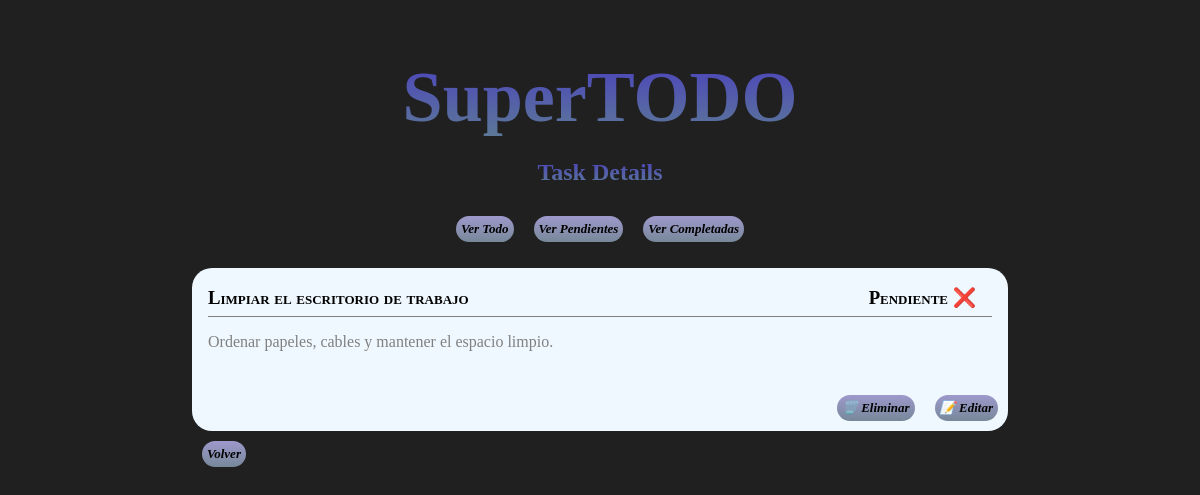
Screenshot of /tasks/limpiar-escritorio-de-trabajo/ with the database file from the repository.
### tasks/models.py (models this page shows, shortened)
class Task(models.Model):
    name = models.CharField(max_length=70)
    description = models.TextField(max_length=256, blank=True)
    slug = models.SlugField(unique=True)
    completed = models.BooleanField(default=False)
    created_at = models.DateTimeField()
    updated_at = models.DateTimeField()

### tasks/views.py (the view)
# urls.py: path('<slug:task_slug>/', views.task_detail, name='task-detail'),
def task_detail(request, task_slug: str):
    try:
        task = Task.objects.get(slug=task_slug)
    except Task.DoesNotExist:
        return render(request, 'tasks/task/tasknotexists.html', {'task_slug': task_slug})
    return render(
        request, 'tasks/task/taskdetails.html', {'task': task, 'subtitle': 'Task Details'}
    )

### tasks/templates/tasks/task/taskdetails.html
{% extends "base.html" %}
{% load static %}
  {% block content %}
    <div class="box">
      <div class="top-border">
        <div class="titleContainer">
          <h3 class="title">{{ task.name }}</h3>
          <h3 class="sign"> {% if task.completed %} Completada ✅ {% else %} Pendiente ❌ {% endif %} </a></h3>
        </div>
        <p class="content"> {{task.description}}</p>
      </div>
      <br>
      <div class="buttons">
        <span class="pill">
          <p><a href="{% url 'tasks:task-edit' task.slug %}">📝 Editar</a></p>
        </span>
        <span class="pill">
          <p><a href="{% url 'tasks:task-delete' task.slug %}"> 🗑️ Eliminar</a></p>
        </span>
      </div>
    </div>
    <div class="back-btn">
      <span class="pill">
        <p><a href="{% url 'tasks:task-list' %}"> Volver </a></p>
      </span>
    </div>
  {% endblock %}

### shared/static/css/base.css (style rules this page uses)
body { background-color: rgb(32, 32, 32); color: white; font-family: Georgia, "Times New Roman", Times, serif; display: flex; flex-direction: column; align-items: center; justify-content: center; text-align: center; }
.box { background-color: aliceblue; width: 50rem; height: fit-content; border-radius: 20px; color: black; text-align: justify; padding-left: 1rem; margin-top: 1rem; }
.buttons { display: flex; flex-direction: row-reverse; align-items: end; justify-items: end; }
.pill p { background: linear-gradient(#9e99cc, lightslategray); border-radius: 20px; width: fit-content; font-size: small; font-style: italic; font-weight: bold; padding: 5px; margin: 10px; }
.titleContainer { font-variant: small-caps; width: 49rem; height: 3rem; border-bottom: 1px solid gray; display: inline-flex; justify-content: space-between; }
.sign { margin-right: 1rem; }
.content { color: gray; }
a { text-decoration: none; color: black; }

### rows the page displays
Task: name "Limpiar el escritorio de trabajo", description "Ordenar papeles, cables y mantener el espacio limpio."

### other values shown
{{ subtitle }} "Task Details"
